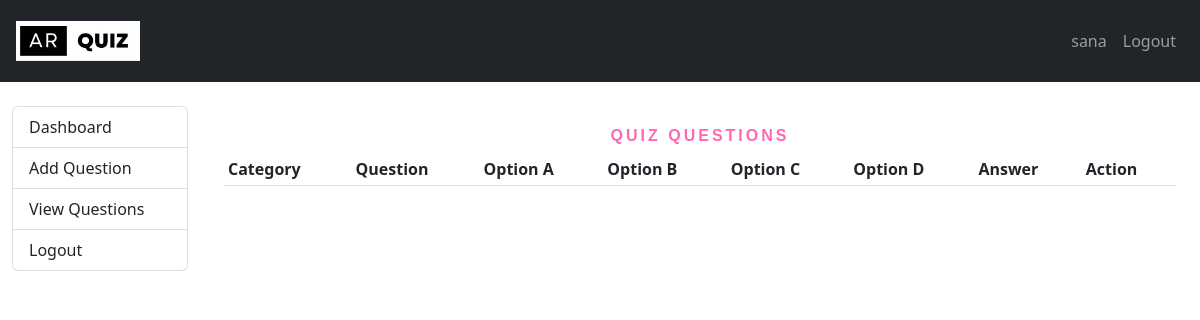
Before: /quiz/view (signed in) with the older database file.
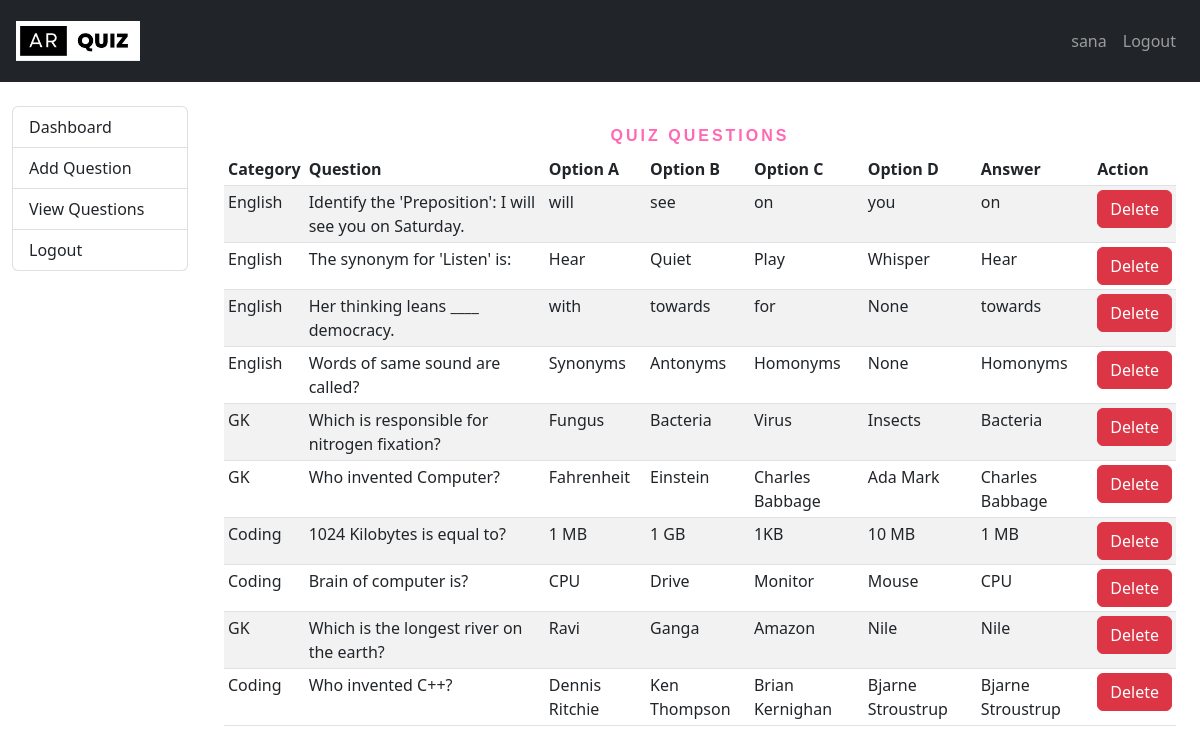
After: the same page with the newer database file.
### app.py (models this page shows, shortened)
class Quiz(db.Model):
    id = db.Column(db.Integer, primary_key=True)
    question= db.Column(db.String(1024), unique=True, nullable=False)
    option_A = db.Column(db.String(500), nullable=False)
    option_B = db.Column(db.String(500), nullable=False)
    option_C = db.Column(db.String(500), nullable=False)
    option_D = db.Column(db.String(500), nullable=False)
    answer=db.Column(db.String(500),nullable=False)
    category = db.Column(db.String(80), nullable=False)
    created_on = db.Column(db.DateTime, default=datetime.now)

### app.py (the view)
@app.route('/quiz/view')
def view_questions():
    if session.get('is_logged_in', False) and session.get('is_admin',False):
        questions = Quiz.query.all()
        return render_template('view_questions.html', questions=questions)
    else:
        flash('Login in admin to access this content','danger')
        return redirect('/')

### templates/view_questions.html (shortened to what this page needs)
{% extends 'layout/base.html' %}
{% block body %}
<div class="container-fluid vh-100">
  <div class="row">
    <div class="col-md-2 mt-4">
      {% include "partials/dashboard_menu.html" %}
    </div>
    <div class="col-md-10 mt-4">
      <div class="container">
        <div class="row">
          <div class="col-md-12 mx-auto">
          <h1 class="display1">Quiz Questions</h1>
          <table class="table table-striped table-sm">
            <thead>
              <tr>
                <th scope="col">Category</th>
                <th scope="col">Question</th>
                <th scope="col">Option A</th>
                <th scope="col">Option B</th>
                <th scope="col">Option C</th>
                <th scope="col">Option D</th>
                <th scope="col">Answer</th>
                <th scope="col">Action</th>
              </tr>
            </thead>
            <tbody>
              {% for question in questions %}
              <tr>
                <td>{{ question.category }}</td>
                <td>{{ question.question }}</td>
                <td>{{ question.option_A }}</td>
                <td>{{ question.option_B }}</td>
                <td>{{ question.option_C }}</td>
                <td>{{ question.option_D }}</td>
                <td>{{ question.answer }}</td>
                <td>
                  <a href="/quiz/delete/{{ question.id }}" class="btn btn-danger">Delete</a>
                </td>
              </tr>
              {% endfor %}
            </tbody>
          </div>
        </div>
      </div>
    </div>
  </div>
</div>
{% endblock %}

### templates/layout/base.html (shortened to what this page needs)
<!doctype html>
<html lang="en">
<head>
    <link rel="stylesheet" href="https://cdn.jsdelivr.net/npm/bootstrap@5.2.0/dist/css/bootstrap.min.css"
>
</head>
<body>
    <header>
        <nav class="navbar navbar-expand-lg p-3 navbar-dark bg-dark">
            <a class="navbar-brand" href="/"><img src="/static/images/logoz.jpeg" alt="AR QUIZ" height="40px" ></a>
            <div class="collapse navbar-collapse" id="collapsibleNavId">
                <ul class="navbar-nav me-auto mt-2 mt-lg-0">
                    <li class="nav-item">
                        <a class="nav-link active" href="/" aria-current="page">
                        </a>
                    </li>
                </ul>
                <ul class="navbar-nav mt-2 mt-lg-0 ">
                    {% if 'is_logged_in' in session %}
                    <li class="nav-item">
                        <a class="nav-link" href="/user/dashboard">{{session.username}}</a>
                    </li>
                    <li class="nav-item">
                        <a class="nav-link" href="/logout">Logout</a>
                    </li>
                    {% endif %}
                </ul>
            </div>
        </nav>
    </header>
    <main>
        {% block body %}{% endblock %}
    </main>
</body>
</html>

### templates/partials/dashboard_menu.html
<div class="list-group">
    <a href="/admin/dashboard" class="list-group-item list-group-item-action">Dashboard</a>
    <a href="/quiz/add" class="list-group-item list-group-item-action">Add Question</a>
    <a href="/quiz/view" class="list-group-item list-group-item-action">View Questions</a>
    <a href="/logout" class="list-group-item list-group-item-action">Logout</a>
</div>

### templates/view_questions.html (style rules this page uses)
h1 { font-family: sans-serif; display: block; font-size: 1rem; font-weight: bold; text-align: center; letter-spacing: 3px; color: hotpink; text-transform: uppercase; padding-top: 20px; }
a { text-decoration: none; color: #fff; }

Changed rows visible on the page:
added Quiz: category "English", question "Identify the 'Preposition': I will see you on Saturday.", option_A "will", option_B "see", option_C "on", option_D "you", answer "on"
added Quiz: category "English", question "The synonym for 'Listen' is:", option_A "Hear", option_B "Quiet", option_C "Play", option_D "Whisper", answer "Hear"
added Quiz: category "English", question "Her thinking leans ____ democracy.", option_A "with", option_B "towards", option_C "for", option_D "None", answer "towards"
added Quiz: category "English", question "Words of same sound are called?", option_A "Synonyms", option_B "Antonyms", option_C "Homonyms", option_D "None", answer "Homonyms"
added Quiz: category "GK", question "Which is responsible for nitrogen fixation?", option_A "Fungus", option_B "Bacteria", option_C "Virus", option_D "Insects", answer "Bacteria"
added Quiz: category "GK", question "Who invented Computer?", option_A "Fahrenheit", option_B "Einstein", option_C "Charles Babbage", option_D "Ada Mark", answer "Charles Babbage"
added Quiz: category "Coding", question "1024 Kilobytes is equal to?", option_A "1 MB", option_B "1 GB", option_C "1KB", option_D "10 MB", answer "1 MB"
added Quiz: category "Coding", question "Brain of computer is?", option_A "CPU", option_B "Drive", option_C "Monitor", option_D "Mouse", answer "CPU"
added Quiz: category "GK", question "Which is the longest river on the earth?", option_A "Ravi", option_B "Ganga", option_C "Amazon", option_D "Nile", answer "Nile"
added Quiz: category "Coding", question "Who invented C++?", option_A "Dennis Ritchie", option_B "Ken Thompson", option_C "Brian Kernighan", option_D "Bjarne Stroustrup", answer "Bjarne Stroustrup"
